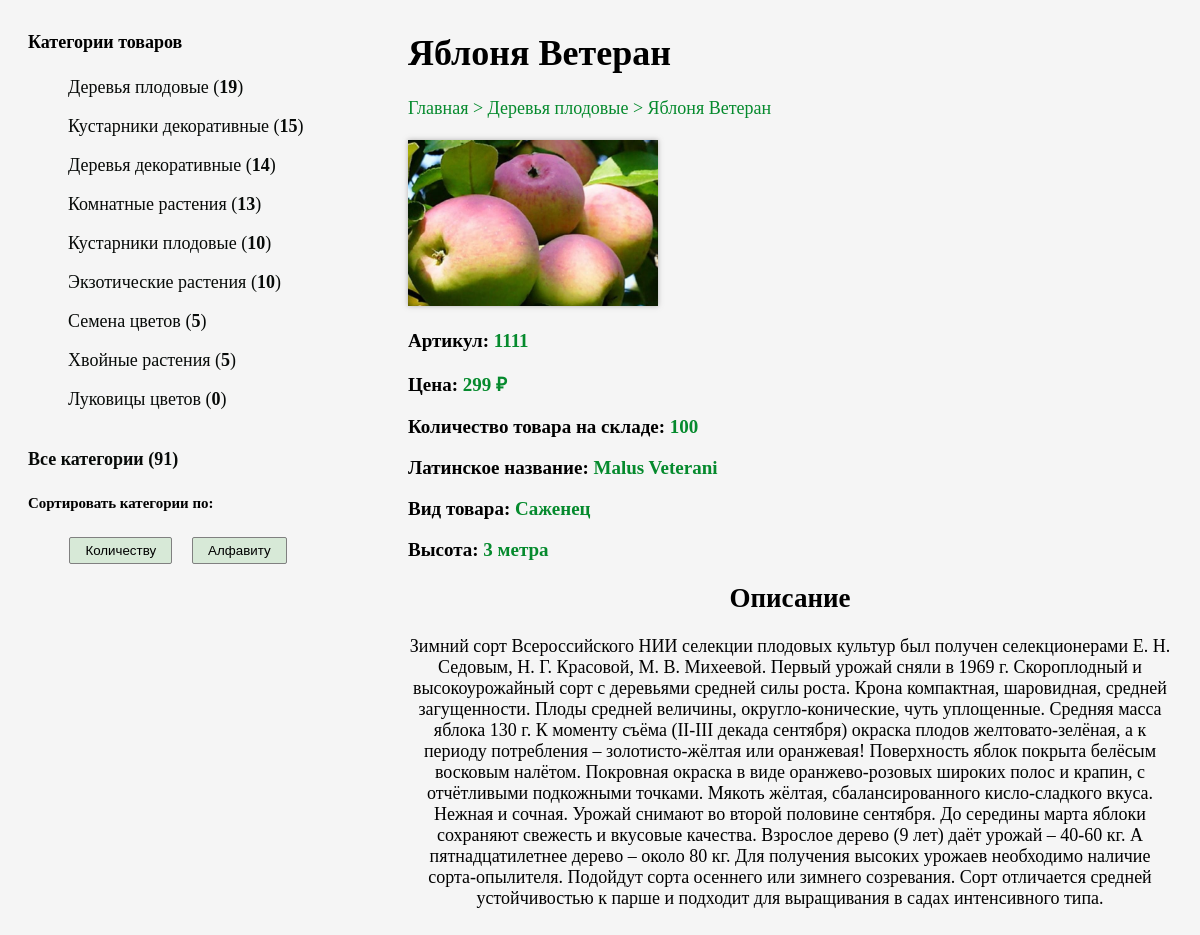
The app's page /?sort=amount&product-card=1 with its own data.
### tables this page shows
CREATE TABLE "plants" (
  "id" integer NOT NULL PRIMARY KEY AUTOINCREMENT,
  "product" text NULL,
  "price" real NULL,
  "category_id" integer NULL,
  "link" text NULL,
  "article" integer NULL,
  "stock_amount" integer NULL,
  "height" text NULL,
  "latin" text NULL,
  "product_kind" text NULL,
  "bloom" text NULL,
  "maturation" text NULL,
  "full_description" text NULL
);

CREATE TABLE "categories" (
  "id" integer NOT NULL,
  "category" text NOT NULL
);

### index.php (the view, shortened to what this page needs)
<!DOCTYPE html>
<html lang="en">
<head>
</head>
<body>
    <div class="container">
    <?php
    $sort = isset($_GET['sort']) ? '&sort='.$_GET['sort'] : '';
    $cat = isset($_GET['category']) ? '&category='.$_GET['category'] : '';
    $card = isset($_GET['product-card']) ? '&product-card='.$_GET['product-card'] : '';
    $pageNum = isset($_GET['page']) ? '&page='.$_GET['page'] : '';
try {
    $db = new SQLite3('shopdb.sqlite');
    $categories = $db->query('SELECT category, count(product) FROM `categories` LEFT JOIN `plants` ON categories.id = plants.category_id GROUP BY category');
    $categoriesCount=[];
    while ($row = $categories->fetchArray(1)) {
        $categoriesCount[]=$row;
    }
    if (isset($_GET['sort'])) {
        if ($_GET['sort']=='amount') {
            usort($categoriesCount, function ($a, $b) {
                return $b['count(product)'] - $a['count(product)'];
            });
        } else {
            sort($categoriesCount);
        }
    }
    ?>
        <div class="left-menu">
            <h4>Категории товаров</h4>
            <?php $totalAmont=0; ?>
            <?php
            foreach ($categoriesCount as $category) {
                ?>
            <ul>
                <li>
                    <a href="?category=<?=$category['category'].$sort?>"><?=$category['category']?> (<b><?=$category['count(product)']?></b>)</a>
                </li>
            </ul>
            <?php $totalAmont += $category['count(product)'];
            }?>
            <br><a href='/?<?=$sort?>'><b>Все категории (<?=$totalAmont?>)</b></a>
            <h5>Сортировать категории по:</h5>
            <div class="buttons">
                <a href="?sort=amount<?=$cat.$card?>"><button>Количеству</button></a>
                <a href="?sort=abc<?=$cat.$card?>"><button>Алфавиту</button></a>
            </div>
        </div>
        <div class="right-side">
            <?php
            if (isset($_GET['product-card'])) {
                $prod=$_GET['product-card'];
                $productCard = $db->query('SELECT * FROM `categories`  LEFT JOIN `plants`ON plants.category_id = categories.id WHERE plants.id = "'.$prod.'" ');
                $productDescription=[];
                while ($row = $productCard->fetchArray(1)) {
                    $productDescription=$row;
                 }?>
                <h1><?=$productDescription['product']?></h1>
                <div class="product-card">
                    <a class="bread" href="/?<?=$sort?>">Главная</a>
                    <a class="bread" href="/?category=<?=$productDescription['category'].$sort.$pageNum?>"><?=$productDescription['category']?></a>
                    <span><?=$productDescription['product']?></span><br><br>
                    <img width="250" style="box-shadow: 0 0 5px rgba(109, 106, 106, 0.5);" class="img-preview" onclick="changeSizeImage(this)"  src="<?=$productDescription['link']?>" alt="<?=$productDescription['product']?>">
                <div class="description">
                    <p>Артикул: <span><?=$productDescription['article']?></span></p>
                    <p>Цена: <span><?=$productDescription['price']?> &#8381;</span></p>
                    <p>Количество товара на складе: <span><?php echo $productDescription['stock_amount']==NULL ? '<span style="color:red;">Товар закончился!</span>' :  $productDescription['stock_amount']; ?> </span></p>
                    <?php if($productDescription['latin'] != NULL) { ?> <p>Латинское название: <span><?=$productDescription['latin']?></span></p> <?php } else{} ?>
                    <p>Вид товара: <span><?=$productDescription['product_kind']?></span></p>
                    <p>Высота: <span><?=$productDescription['height']?></span></p>
                </div>
                <div class="full-description">
                    <h2>Описание</h2>
                    <p><?=$productDescription['full_description']?></p>
                </div>
            </div>
            <?php
        }
?>
        </div>
<?php
}
catch(PDOException $e) {
    echo "UError #1873: Произошла ошибка в работе с базой данных...";
    exit();
}?>
    </div>
</body>
</html>

### index.php (style rules this page uses)
html, body { background: rgb(245, 245, 245); font-size: 18px; }
ul { list-style-type: none; }
.left-menu { min-width: 300px; }
a { color:rgb(7, 10, 8); text-decoration: none; }
.container { display: flex; gap: 30px; padding: 0 20px; }
.right-side { margin-left: 50px; flex-grow: 1; }
.buttons { display: flex; gap: 20px; flex-wrap: wrap; justify-content: center; }
button { background: rgb(215, 233, 215); border: 1px solid gray; border-radius: 2px; padding: 5px 15px; }
span, .bread { color:rgb(5, 138, 45); }
.bread::after { content: ' >'; }
.description { font-weight: 700; margin-top: 15px; font-size: 19px; }
.full-description { text-align: center; }

### records on screen
plants: product "Яблоня Ветеран", categories.category "Деревья плодовые", link (picture), article "1111", price "299", stock_amount "100", latin "Malus Veterani", product_kind "Саженец", height "3 метра", full_description "Зимний сорт Всероссийского НИИ селекции плодовых культур был получен селекционерами Е. Н. Седовым, Н. Г. Красовой, М. В. Михеевой. Первый урожай сняли в 1969 г. Скороплодный и высокоурожайный сорт с деревьями средней силы роста. Крона компактная, шаровидная, средней загущенности. Плоды средней величины, округло-конические, чуть уплощенные. Средняя масса яблока 130 г. К моменту съёма (II-III декада сентября) окраска плодов желтовато-зелёная, а к периоду потребления – золотисто-жёлтая или оранжевая! Поверхность яблок покрыта белёсым восковым налётом. Покровная окраска в виде оранжево-розовых широких полос и крапин, с отчётливыми подкожными точками. Мякоть жёлтая, сбалансированного…"

### other values on screen
$category['category'] "Деревья плодовые"
$category['count(product)'] "19"
$category['category'] "Кустарники декоративные"
$category['count(product)'] "15"
$category['category'] "Деревья декоративные"
$category['count(product)'] "14"
$category['category'] "Комнатные растения"
$category['count(product)'] "13"
$category['category'] "Кустарники плодовые"
$category['count(product)'] "10"
$category['category'] "Экзотические растения"
$category['category'] "Семена цветов"
$category['count(product)'] "5"
$category['category'] "Хвойные растения"
$category['category'] "Луковицы цветов"
